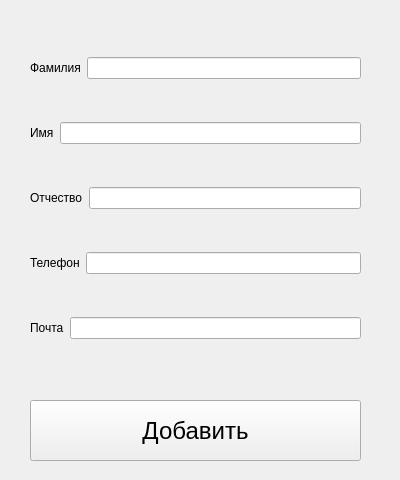
<?xml version="1.0" encoding="UTF-8"?>
<ui version="4.0">
 <class>ClientAddForm</class>
 <widget class="QWidget" name="ClientAddForm">
  <property name="geometry">
   <rect>
    <x>0</x>
    <y>0</y>
    <width>400</width>
    <height>480</height>
   </rect>
  </property>
  <property name="windowTitle">
   <string>Form</string>
  </property>
  <widget class="QWidget" name="layoutWidget">
   <property name="geometry">
    <rect>
     <x>30</x>
     <y>20</y>
     <width>331</width>
     <height>361</height>
    </rect>
   </property>
   <layout class="QVBoxLayout" name="verticalLayout">
    <item>
     <layout class="QHBoxLayout" name="horizontalLayout">
      <item>
       <widget class="QLabel" name="label">
        <property name="text">
         <string>Фамилия</string>
        </property>
       </widget>
      </item>
      <item>
       <widget class="QLineEdit" name="Surname"/>
      </item>
     </layout>
    </item>
    <item>
     <layout class="QHBoxLayout" name="horizontalLayout_2">
      <item>
       <widget class="QLabel" name="label_2">
        <property name="text">
         <string>Имя</string>
        </property>
       </widget>
      </item>
      <item>
       <widget class="QLineEdit" name="Name"/>
      </item>
     </layout>
    </item>
    <item>
     <layout class="QHBoxLayout" name="horizontalLayout_3">
      <item>
       <widget class="QLabel" name="label_3">
        <property name="text">
         <string>Отчество</string>
        </property>
       </widget>
      </item>
      <item>
       <widget class="QLineEdit" name="Secname"/>
      </item>
     </layout>
    </item>
    <item>
     <layout class="QHBoxLayout" name="horizontalLayout_4">
      <item>
       <widget class="QLabel" name="label_4">
        <property name="text">
         <string>Телефон</string>
        </property>
       </widget>
      </item>
      <item>
       <widget class="QLineEdit" name="Phone"/>
      </item>
     </layout>
    </item>
    <item>
     <layout class="QHBoxLayout" name="horizontalLayout_5">
      <item>
       <widget class="QLabel" name="label_5">
        <property name="text">
         <string>Почта</string>
        </property>
       </widget>
      </item>
      <item>
       <widget class="QLineEdit" name="Mail"/>
      </item>
     </layout>
    </item>
   </layout>
  </widget>
  <widget class="QPushButton" name="pushButton">
   <property name="geometry">
    <rect>
     <x>30</x>
     <y>400</y>
     <width>331</width>
     <height>61</height>
    </rect>
   </property>
   <property name="font">
    <font>
     <pointsize>18</pointsize>
    </font>
   </property>
   <property name="text">
    <string>Добавить</string>
   </property>
  </widget>
 </widget>
 <resources/>
 <connections/>
</ui>
